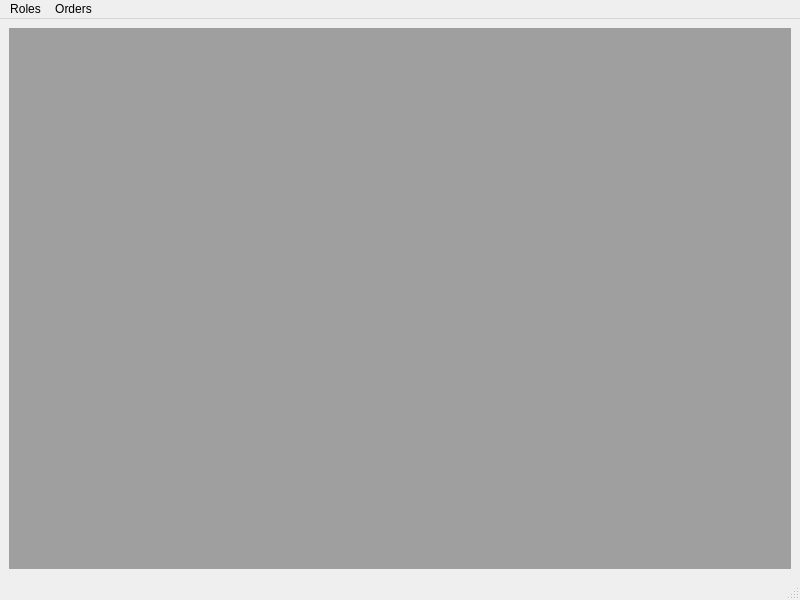
<?xml version="1.0" encoding="UTF-8"?>
<ui version="4.0">
 <class>AccountantWindow</class>
 <widget class="QMainWindow" name="AccountantWindow">
  <property name="geometry">
   <rect>
    <x>0</x>
    <y>0</y>
    <width>800</width>
    <height>600</height>
   </rect>
  </property>
  <property name="windowTitle">
   <string>MainWindow</string>
  </property>
  <widget class="QWidget" name="centralwidget">
   <layout class="QGridLayout" name="gridLayout">
    <item row="0" column="0">
     <widget class="QMdiArea" name="mdiArea"/>
    </item>
   </layout>
  </widget>
  <widget class="QMenuBar" name="menubar">
   <property name="geometry">
    <rect>
     <x>0</x>
     <y>0</y>
     <width>800</width>
     <height>21</height>
    </rect>
   </property>
   <widget class="QMenu" name="menuRoles">
    <property name="title">
     <string>Roles</string>
    </property>
    <addaction name="actionSwitch_Role"/>
   </widget>
   <widget class="QMenu" name="menuOrders">
    <property name="title">
     <string>Orders</string>
    </property>
    <addaction name="actionOrders_List"/>
   </widget>
   <addaction name="menuRoles"/>
   <addaction name="menuOrders"/>
  </widget>
  <widget class="QStatusBar" name="statusbar"/>
  <action name="actionSwitch_Role">
   <property name="text">
    <string>Switch Role</string>
   </property>
  </action>
  <action name="actionOrders_List">
   <property name="text">
    <string>Orders List</string>
   </property>
  </action>
 </widget>
 <resources/>
 <connections/>
</ui>
